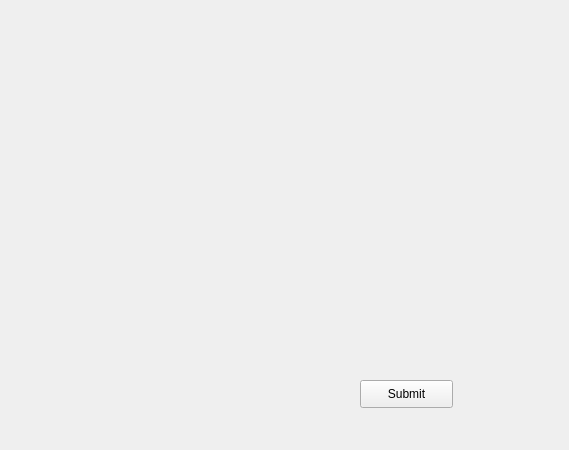
<?xml version="1.0" encoding="UTF-8"?>
<ui version="4.0">
 <class>Form</class>
 <widget class="QWidget" name="Form">
  <property name="geometry">
   <rect>
    <x>0</x>
    <y>0</y>
    <width>569</width>
    <height>450</height>
   </rect>
  </property>
  <property name="windowTitle">
   <string>Form</string>
  </property>
  <property name="styleSheet">
   <string notr="true"/>
  </property>
  <widget class="QPushButton" name="submit_btn">
   <property name="geometry">
    <rect>
     <x>360</x>
     <y>380</y>
     <width>93</width>
     <height>28</height>
    </rect>
   </property>
   <property name="text">
    <string>Submit</string>
   </property>
  </widget>
  <widget class="QWidget" name="gridLayoutWidget">
   <property name="geometry">
    <rect>
     <x>20</x>
     <y>10</y>
     <width>481</width>
     <height>361</height>
    </rect>
   </property>
   <layout class="QGridLayout" name="question_view">
    <property name="sizeConstraint">
     <enum>QLayout::SetDefaultConstraint</enum>
    </property>
   </layout>
  </widget>
 </widget>
 <resources/>
 <connections/>
</ui>
